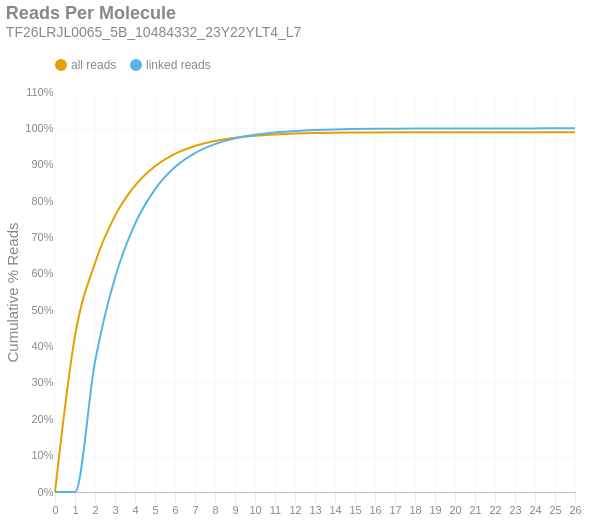

Notebook code cell kept with this figure:
### Markdown cell above
### Reads per Molecule
This chart shows the cumulative distribution of the number of reads per linked molecule. That is, how many alignments are associated with a unique molecule. This excludes the number of reads associated with invalid or absent linked-read barcodes. The `linked` histogram is the percentages recalculated when disregarding singletons.

### Code cell
if SKIPLR:
    print_html(f"Skipped")
else:
    counts = np.bincount(valids['reads'].cast(pl.Int64).to_numpy())
    weighted = counts * np.arange(len(counts))
    all_perc = weighted / n_reads
    linked_perc = weighted / n_linked_reads
    linked_perc[1] = 0
    binned_df = pl.DataFrame({
        'readsper': list(range(len(counts))),
        'all reads (cumsum)': np.cumsum(all_perc).tolist(),
        'linked reads (cumsum)': np.cumsum(linked_perc).tolist(),
    })

    with SafeRender(binned_df):
        (
            density_plot(binned_df, 'Reads Per Molecule', samplename, 'readspmol')
            .encode(
                x=alt.X('readsper:O', title=None).axis(labelAngle=0).scale(padding=0),
                y=alt.Y('value:Q', title='Cumulative % Reads').axis(format='%').stack(False),
                color=alt.Color("key:N").scale(domain=["all reads", "linked reads"]),
                tooltip=[
                    alt.Tooltip("key:N", title="Data Type"),
                    alt.Tooltip("readsper:O", title="Reads Per Molecule"),
                    alt.Tooltip("value:Q", format=".2%", title="% Reads (Cum.)")
                ]            
            )
        ).display()

### Figure 1 — Vega-Lite specification as saved in the notebook (floating-point values rounded to 4 significant figures)
{"width": "container", "height": 400, "config": {"title": {"anchor": "start", "dy": -15, "fontSize": 18, "color": "#888888", "subtitleColor": "#888888", "subtitleFontSize": 14}, "arc": {"fill": "#0072B2"}, "axis": {"domainColor": "#888888", "domainWidth": 0.5, "gridWidth": 0.2, "grid": false, "titleFontWeight": 400, "titleFontSize": 15, "labelFontSize": 11, "labelColor": "#888888", "tickColor": "#888888", "tickWidth": 0.2, "titleColor": "#888888"}, "axisBand": {"grid": false}, "axisX": {"grid": true, "tickSize": 10, "domainCap": "round"}, "axisY": {"domain": false, "grid": true, "tickSize": 0, "domainCap": "round"}, "background": "transparent", "header": {"labelFontSize": 15, "labelColor": "#888888", "titleFontSize": 15, "titleFontWeight": 600, "titleColor": "#888888"}, "legend": {"labelFont": "sans-serif", "labelFontSize": 12, "labelColor": "#888888", "symbolSize": 100, "symbolType": "circle", "titleFontSize": 12, "titlePadding": 10, "titleColor": "#888888", "title": null, "orient": "top"}, "range": {"category": ["#E69F00", "#56B4E9", "#009E73", "#F0E442", "#0072B2", "#D55E00", "#CC79A7", "#000000"], "diverging": ["#cfe8f3", "#a2d4ec", "#73bfe2", "#46abdb", "#1696d2", "#12719e"]}, "area": {"fill": "#0072B2", "fillOpacity": 0.7, "line": true, "strokeOpacity": 0.7}, "line": {"color": "#0072B2", "stroke": "#0072B2", "strokeWidth": 2}, "trail": {"color": "#0072B2", "stroke": "#0072B2", "strokeWidth": 0, "size": 1}, "point": {"filled": true, "fillOpacity": 1.0, "size": 95}, "text": {"color": "#888888", "fontSize": 11, "align": "right", "fontWeight": 400, "size": 11}, "bar": {"fill": "#0072B2", "stroke": null}, "view": {"stroke": null, "continuousWidth": 660, "continuousHeight": 400}}, "data": {"name": "data-b8dd2b420791f6c4ed45b5e558990844"}, "mark": {"type": "line", "interpolate": "monotone", "point": {"opacity": 0, "size": 275}}, "encoding": {"color": {"field": "key", "scale": {"domain": ["all reads", "linked reads"]}, "type": "nominal"}, "tooltip": [{"field": "key", "title": "Data Type", "type": "nominal"}, {"field": "readsper", "title": "Reads Per Molecule", "type": "ordinal"}, {"field": "value", "format": ".2%", "title": "% Reads (Cum.)", "type": "quantitative"}], "x": {"axis": {"labelAngle": 0}, "field": "readsper", "scale": {"padding": 0}, "title": null, "type": "ordinal"}, "y": {"axis": {"format": "%"}, "field": "value", "stack": false, "title": "Cumulative % Reads", "type": "quantitative"}}, "params": [{"name": "param_c36ac31b6afebe62", "select": {"type": "point", "fields": ["key"]}, "bind": "legend"}], "title": {"text": "Reads Per Molecule", "subtitle": "TF26LRJL0065_5B_10484332_23Y22YLT4_L7"}, "transform": [{"fold": ["all reads (cumsum)", "linked reads (cumsum)"]}, {"calculate": "replace(datum.key, ' (cumsum)', '')", "as": "key"}, {"filter": {"param": "param_c36ac31b6afebe62"}}], "usermeta": {"embedOptions": {"downloadFileName": "TF26LRJL0065_5B_10484332_23Y22YLT4_L7.readspmol"}}, "$schema": "https://vega.github.io/schema/vega-lite/v6.4.1.json", "datasets": {"data-b8dd2b420791f6c4ed45b5e558990844": [{"readsper": 0, "all reads (cumsum)": 0.0, "linked reads (cumsum)": 0.0}, {"readsper": 1, "all reads (cumsum)": 0.4292, "linked reads (cumsum)": 0.0}, {"readsper": 2, "all reads (cumsum)": 0.6299, "linked reads (cumsum)": 0.3581}, {"readsper": 3, "all reads (cumsum)": 0.7593, "linked reads (cumsum)": 0.5891}, {"readsper": 4, "all reads (cumsum)": 0.8424, "linked reads (cumsum)": 0.7374}, {"readsper": 5, "all reads (cumsum)": 0.8957, "linked reads (cumsum)": 0.8324}, {"readsper": 6, "all reads (cumsum)": 0.9299, "linked reads (cumsum)": 0.8935}, {"readsper": 7, "all reads (cumsum)": 0.9515, "linked reads (cumsum)": 0.932}, {"readsper": 8, "all reads (cumsum)": 0.9653, "linked reads (cumsum)": 0.9566}, {"readsper": 9, "all reads (cumsum)": 0.9742, "linked reads (cumsum)": 0.9725}, {"readsper": 10, "all reads (cumsum)": 0.9798, "linked reads (cumsum)": 0.9824}, {"readsper": 11, "all reads (cumsum)": 0.9833, "linked reads (cumsum)": 0.9887}, {"readsper": 12, "all reads (cumsum)": 0.9856, "linked reads (cumsum)": 0.9928}, {"readsper": 13, "all reads (cumsum)": 0.9871, "linked reads (cumsum)": 0.9955}, {"readsper": 14, "all reads (cumsum)": 0.988, "linked reads (cumsum)": 0.9972}, {"readsper": 15, "all reads (cumsum)": 0.9886, "linked reads (cumsum)": 0.9981}, {"readsper": 16, "all reads (cumsum)": 0.989, "linked reads (cumsum)": 0.9988}, {"readsper": 17, "all reads (cumsum)": 0.9892, "linked reads (cumsum)": 0.9992}, {"readsper": 18, "all reads (cumsum)": 0.9893, "linked reads (cumsum)": 0.9995}, {"readsper": 19, "all reads (cumsum)": 0.9894, "linked reads (cumsum)": 0.9997}, {"readsper": 20, "all reads (cumsum)": 0.9895, "linked reads (cumsum)": 0.9998}, {"readsper": 21, "all reads (cumsum)": 0.9896, "linked reads (cumsum)": 0.9999}, {"readsper": 22, "all reads (cumsum)": 0.9896, "linked reads (cumsum)": 0.9999}, {"readsper": 23, "all reads (cumsum)": 0.9896, "linked reads (cumsum)": 0.9999}, {"readsper": 24, "all reads (cumsum)": 0.9896, "linked reads (cumsum)": 1.0}, {"readsper": 25, "all reads (cumsum)": 0.9896, "linked reads (cumsum)": 1.0}, {"readsper": 26, "all reads (cumsum)": 0.9896, "linked reads (cumsum)": 1.0}]}}
